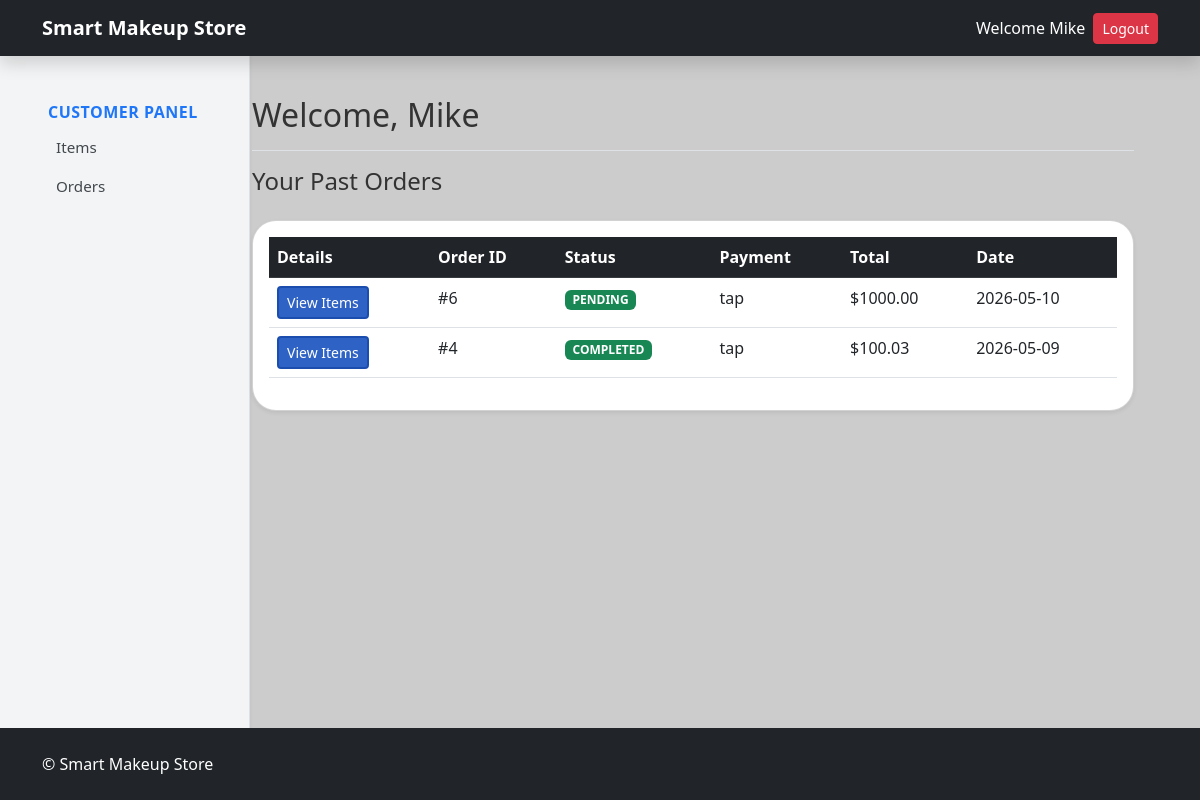
/customers/my-profile/orders (signed in), run on the app's committed database.
### tables this page shows
CREATE TABLE order_products (
            order_product_id INTEGER PRIMARY KEY AUTOINCREMENT,
            order_id INTEGER NOT NULL,
            product_id INTEGER NOT NULL,
            order_product_quantity INTEGER NOT NULL,
            order_product_unit_price REAL DEFAULT NULL,
            FOREIGN KEY(order_id) REFERENCES orders(order_id),
            FOREIGN KEY(product_id) REFERENCES products(product_id)
        );

CREATE TABLE orders (
            order_id INTEGER PRIMARY KEY AUTOINCREMENT,
            user_id INTEGER,
            order_total REAL NOT NULL,
            payment_method TEXT,
            order_status TEXT DEFAULT 'PENDING',
            order_created_at DATETIME DEFAULT CURRENT_TIMESTAMP, customer_email TEXT,
            FOREIGN KEY(user_id) REFERENCES users(user_id)
        );

### routes/store.py (the view)
@app.route('/customers/my-profile/orders')
def customerOrders():
    storeDb = db.getDB()
    rows = storeDb.execute('''
        SELECT o.order_id, o.order_status, o.payment_method, o.order_total,
               DATE(o.order_created_at) as date,
               p.product_name, p.product_price, op.order_product_quantity
        FROM orders o
        LEFT JOIN order_products op ON op.order_id = o.order_id
        LEFT JOIN products p ON op.product_id = p.product_id
        WHERE o.user_id = ?
        ORDER BY o.order_created_at DESC
    ''', (session['user_id'],)).fetchall()
    orders_dict = {}
    for row in rows:
        oid = row['order_id']
        if oid not in orders_dict:
            orders_dict[oid] = {
                'order_id': oid,
                'order_status': row['order_status'],
                'payment_method': row['payment_method'],
                'order_total': row['order_total'],
                'date': row['date'],
                'order_contents': []
            }
        if row['product_name']:
            orders_dict[oid]['order_contents'].append({
                'name': row['product_name'],
                'price': row['product_price'],
                'qty': row['order_product_quantity']
            })
    storeDb.close()
    return render_template('customerOrders.html', user_orders = list(orders_dict.values()))

### models/database.py (called while the page is built)
def getDB():
    conn = sqlite3.connect('store.db', check_same_thread=False)
    conn.row_factory = sqlite3.Row
    return conn

### templates/customerOrders.html (shortened to what this page needs)
{% extends "base.html" %} {% block content %}
<div class="container-fluid">
  <div class="row">
    {% include "customerSidebar.html" with context %}
    <div class="col-md-9 ms-sm-auto col-lg-10 px-md-4">
      <div
        class="d-flex justify-content-between flex-wrap flex-md-nowrap align-items-center pt-3 pb-2 mb-3 border-bottom"
      >
        <h2 class="h2">Welcome, {{ session['user_first_name'] }}</h2>
      </div>
      <h4 class="mb-4">Your Past Orders</h4>
      {% if not user_orders %}
      <div class="alert alert-info">You haven't placed any orders yet.</div>
      {% else %}
      <div class="card shadow-sm">
        <div class="card-body">
          <table class="table">
            <thead class="table-dark">
              <tr>
                <th>Details</th>
                <th>Order ID</th>
                <th>Status</th>
                <th>Payment</th>
                <th>Total</th>
                <th>Date</th>
              </tr>
            </thead>
            <tbody>
              {% for order in user_orders %}
              <tr>
                <td>
                  <button
                    class="btn btn-sm btn-primary"
                    type="button"
                    data-bs-toggle="collapse"
                    data-bs-target="#details-{{ order.order_id }}"
                  >
                    View Items
                  </button>
                </td>
                <td>#{{ order.order_id }}</td>
                <td>
                  <span class="badge bg-success">{{ order.order_status }}</span>
                </td>
                <td>{{ order.payment_method }}</td>
                <td>${{ "%.2f"|format(order.order_total) }}</td>
                <td>{{ order.date }}</td>
              </tr>
              {% endfor %}
            </tbody>
          </table>
        </div>
      </div>
      {% endif %}
    </div>
  </div>
</div>
{% endblock %}

### static/css/00-Global-Styles.css (style rules this page uses)
body, html { background-color: #ccc !important; color: #333; display: flex; flex-direction: column; margin: 0; padding: 0; min-height: 100vh; }
.bg-primary, .btn-primary { background-color: #2e62c4 !important; }
.btn-primary { border: 2px solid #1a4dad; }
.card { border-radius: 1.5rem !important; }

### data on the page
order_products: order_id "6", order_status "PENDING", payment_method "tap", date "2026-05-10"
orders: order_total "1000.00"
order_products: order_id "4", order_status "COMPLETED", payment_method "tap", date "2026-05-09"
orders: order_total "100.03"

### other printed values
{{ session.get('user_first_name') }} "Mike"
{{ session['user_first_name'] }} "Mike"
